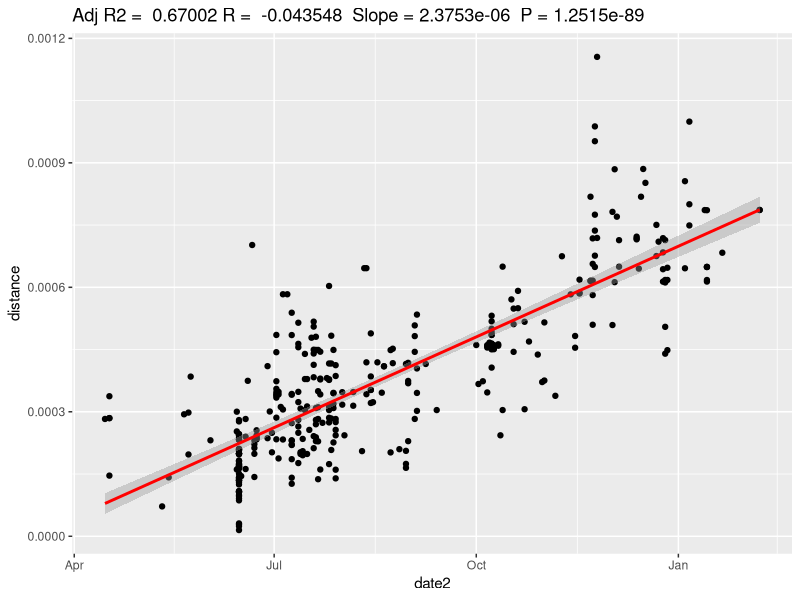
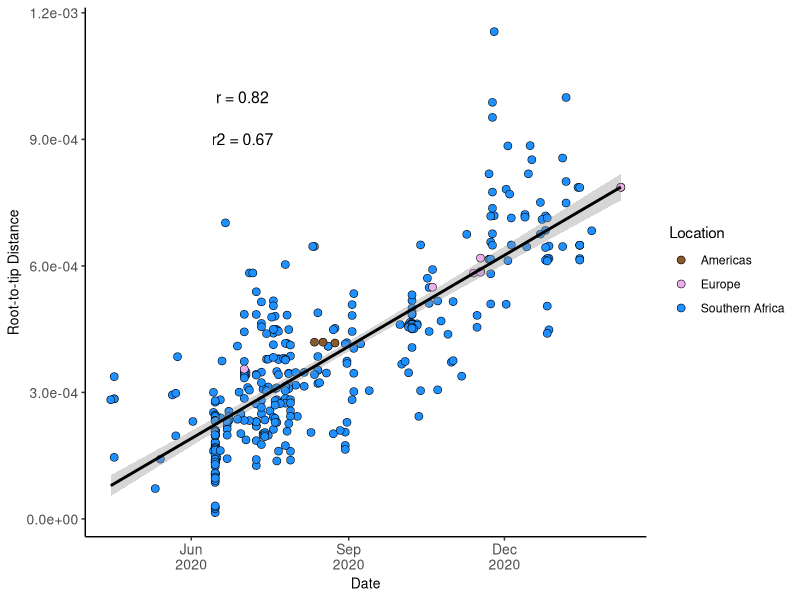

The R source for these figures, in order:
library("readxl")
library(lubridate)
library("scales")
library(ggplot2)


ggplotRegression <- function(fit){
  
  
  
  ggplot(fit$model, aes_string(x = names(fit$model)[2], y = names(fit$model)[1])) + 
    geom_point() +
    stat_smooth(method = "lm", col = "red") +
    labs(title = paste("Adj R2 = ",signif(summary(fit)$adj.r.squared, 5),
                       #"Intercept =",signif(fit$coef[[1]],5 ),
                       "R = ",signif(summary(fit)$coef, 5),
                       " Slope =",signif(fit$coef[[2]], 5),
                       " P =",signif(summary(fit)$coef[2,4], 5)))
}

#Panel A - tempest plots
#Note: Same code for all 4 plots, just substitute the data file for the required cluster
#Further edits can be done in power point or illustrator

tempest_data<-read_excel('data/C.1_tempest.xlsx')
tempest_data$date2<-date_decimal(tempest_data$date)

tempest_data$date2<-as.Date(cut(tempest_data$date2,
                                breaks = "day",
                                start.on.monday = FALSE))
custom2<-c("tan4",'antiquewhite2','darkolivegreen',
           'red3','plum2',
           'purple3','dodgerblue1','slategray1', 'white')

custom3<-c("tan4",'antiquewhite2',
           'red3','plum2',
           'purple3','dodgerblue1','slategray1', 'white')

custom4<-c("tan4",'plum2',
           'dodgerblue1')

custom1<-c('plum2',
           'slategray1', 'white')


ggplotRegression(lm(distance ~ date2, data = tempest_data))


p_tempest<-ggplot(tempest_data, aes(date2,distance))+
  geom_point(color='black',size=2.5,aes(fill=location),shape=21, stroke=0.3)+
   geom_smooth(method=lm,se=T, color='black')+
  theme_bw()+
  theme(panel.border = element_blank(), panel.grid.major = element_blank(),
        panel.grid.minor = element_blank(), axis.line = element_line(colour = "black"))+
  theme(axis.text=element_text(size=10))+
  theme(axis.text.x =element_text(size=10))+
  theme(axis.title=element_text(size=10))+
  scale_x_date(date_labels = "%b\n%Y",breaks='3 month')+
  scale_fill_manual(values=custom4, name='Location')+
  ylab("Root-to-tip Distance")+
  xlab("Date")+
  scale_y_continuous(labels = scientific)+
  annotate(geom="text", x=as.Date("2020/07/01"),y=0.001,label="r = 0.82",
           color="black",size=4)+
  annotate(geom="text", x=as.Date("2020/07/01"),y=0.0009,label="r2 = 0.67",
           color="black",size=4)

p_tempest


#Panel B - Done with a JSON code and edited in Illustrator

